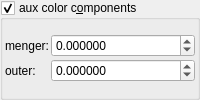
    <widget class="MyGroupBox" name="groupCheck_fold_color_aux_color_enabled_false">
     <property name="title">
      <string>aux color c&amp;omponents</string>
     </property>
     <property name="checkable">
      <bool>true</bool>
     </property>
     <layout class="QVBoxLayout" name="verticalLayout_11">
      <property name="leftMargin">
       <number>2</number>
      </property>
      <property name="topMargin">
       <number>2</number>
      </property>
      <property name="rightMargin">
       <number>2</number>
      </property>
      <property name="bottomMargin">
       <number>2</number>
      </property>
      <item>
       <layout class="QGridLayout" name="gridLayout_22" columnstretch="0,1">
        <property name="spacing">
         <number>2</number>
        </property>
        <item row="1" column="0">
         <widget class="QLabel" name="label_59">
          <property name="text">
           <string>outer:</string>
          </property>
         </widget>
        </item>
        <item row="0" column="1">
         <widget class="MyDoubleSpinBox" name="spinbox4_fold_color_difs_0000_x">
          <property name="sizePolicy">
           <sizepolicy hsizetype="Minimum" vsizetype="Maximum">
            <horstretch>0</horstretch>
            <verstretch>0</verstretch>
           </sizepolicy>
          </property>
          <property name="prefix">
           <string/>
          </property>
          <property name="suffix">
           <string/>
          </property>
          <property name="decimals">
           <number>6</number>
          </property>
          <property name="minimum">
           <double>-100.000000000000000</double>
          </property>
          <property name="maximum">
           <double>100.000000000000000</double>
          </property>
          <property name="singleStep">
           <double>0.100000000000000</double>
          </property>
         </widget>
        </item>
        <item row="1" column="1">
         <widget class="MyDoubleSpinBox" name="spinbox4_fold_color_difs_0000_y">
          <property name="sizePolicy">
           <sizepolicy hsizetype="Minimum" vsizetype="Maximum">
            <horstretch>0</horstretch>
            <verstretch>0</verstretch>
           </sizepolicy>
          </property>
          <property name="prefix">
           <string/>
          </property>
          <property name="suffix">
           <string/>
          </property>
          <property name="decimals">
           <number>6</number>
          </property>
          <property name="minimum">
           <double>-100.000000000000000</double>
          </property>
          <property name="maximum">
           <double>100.000000000000000</double>
          </property>
          <property name="singleStep">
           <double>0.100000000000000</double>
          </property>
         </widget>
        </item>
        <item row="0" column="0">
         <widget class="QLabel" name="label_271">
          <property name="text">
           <string>menger:</string>
          </property>
         </widget>
        </item>
       </layout>
      </item>
     </layout>
    </widget>
